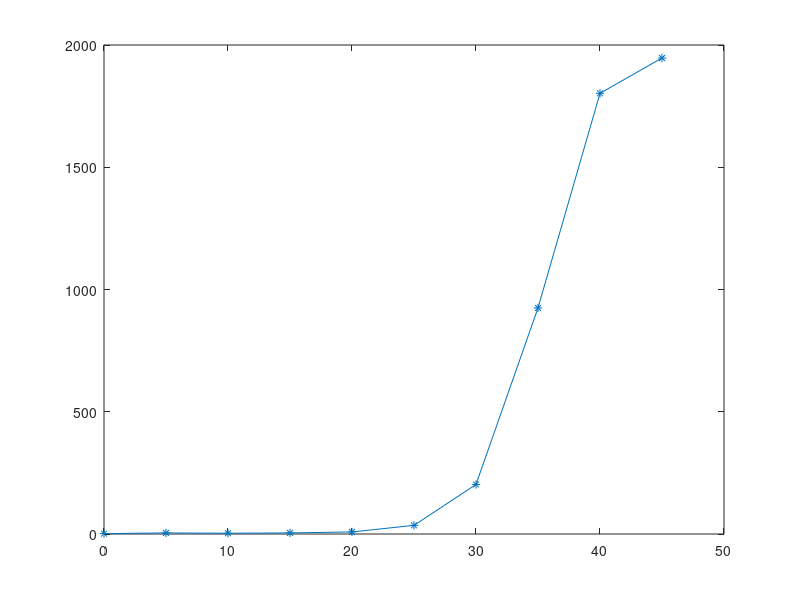
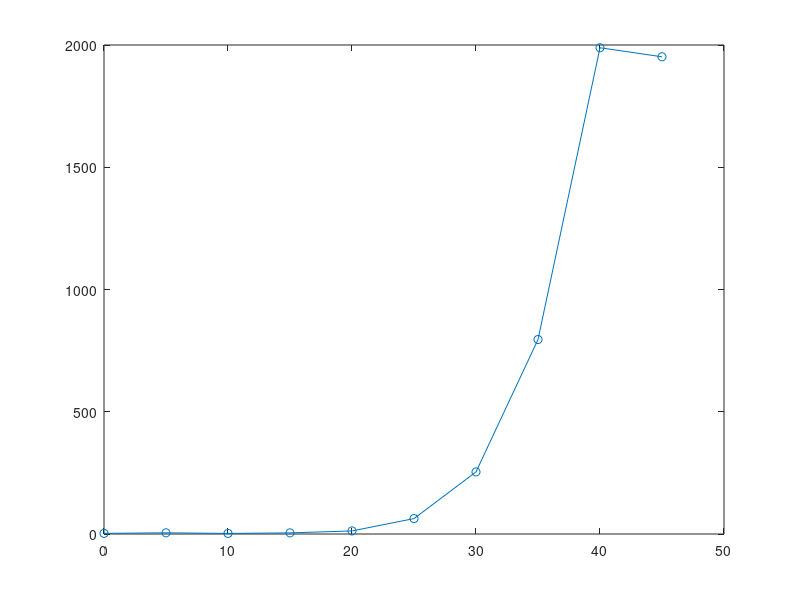
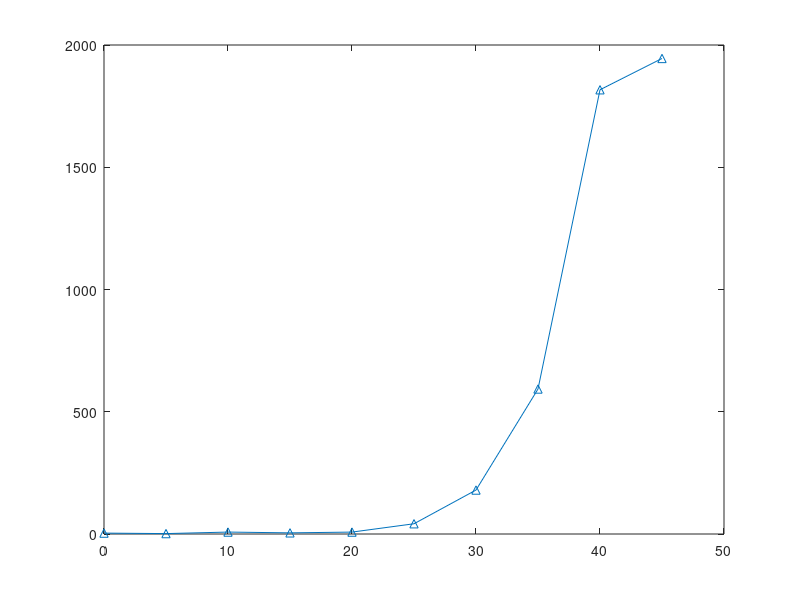
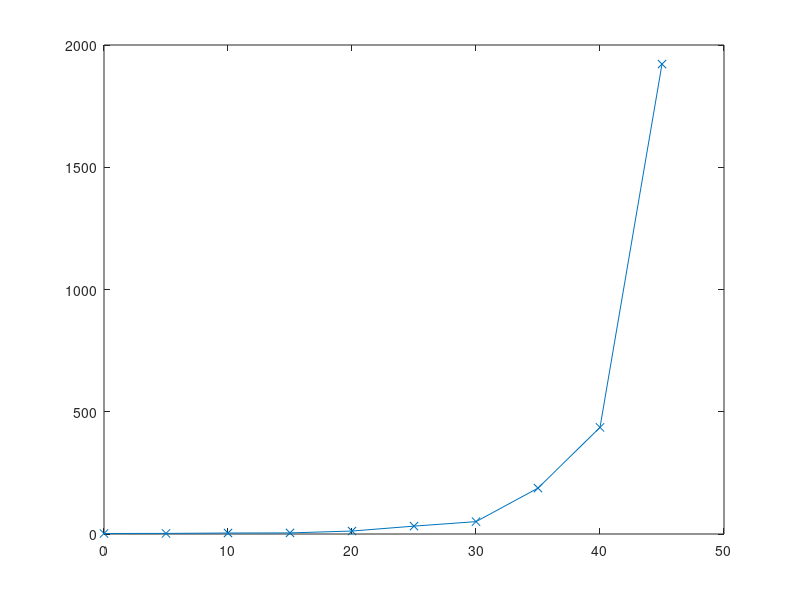

Recreate these plots in MATLAB, in order. (Note: this script raises an error after producing the figures.)
%% DATA

close all

Xaxis = [0 5 10 15 20 25 30 35 40 45];

Adatat = [
1.9469e+03
1.8024e+03
924.7860
202.6205
35.3662
8.4470
4.4954
3.1889
4.3660
1.6048]';

Adatat = fliplr(Adatat);

Adatai = [
138.3000
99.6000
414.8000
339.8000
172.8000
124.9000
115.5000
114.6000
78.3000
45.3000]';

Adatai = fliplr(Adatai);

Bdatat = [
1.9518e+03
1.9888e+03
795.4580
253.9320
63.0361
12.5723
4.5566
2.3785
4.8358
2.6226]';

Bdatat = fliplr(Bdatat);

Bdatai = [  
139.3000
97.8000
417.7000
396.9000
180.6000
91.1000
104.7000
104
57.9000
73]';

Bdatai = fliplr(Bdatai);


Cdatat = [1.9449e+03
1.8169e+03
593.0030
179.7519
41.8708
7.8139
4.6988
7.8976
1.6663
3.6637]';

Cdatat = fliplr(Cdatat);

Cdatai = [
76.4000
627.1000
362.7000
419.5000
184.7000
148.1000
138.2000
249.5000
72.3000
132.5000]';

Cdatai = fliplr(Cdatai)


Ddatat = [2.1321 2.456 4.0442 4.5021 12.1196 32.2437 50.5501 187.665 436.073 1921.87];

Ddatai = [
421
231.5000
229.5000
134.2000
219.1000
188.3000
105.8000
114.7000
58.8000
55.5000]';

Ddatai = fliplr(Ddatai);


%% PLOTS

close all

%TIME
figure;
plot(Xaxis, Adatat,'-*')

figure;
plot(Xaxis, Bdatat, '-o')

figure;
plot(Xaxis, Cdatat, '-^')

figure;
plot(Xaxis, Ddatat, '-x')


%ITERATION
figure;
plot(Xaxis, Adatai,'-*')

figure;
plot(Xaxis, Bdatai, '-o')

figure;
plot(Xaxis, Cdatai, '-^')

figure;
plot(Xaxis, Ddatai, '-x')
%%
close all

figure;
plot(Xaxis, Adatat, '-b*', Xaxis, Bdatat, '-go', Xaxis, Cdatat, '-cx', Xaxis, Ddatat, '-m^')
legend('A-data', 'B-data', 'C-data', 'D-data')

figure;
plot(Xaxis, Adatai, '-b*', Xaxis, Bdatai, '-go', Xaxis, Cdatai, '-cx', Xaxis, Ddatai, '-m^')
legend('A-data', 'B-data', 'C-data', 'D-data')


%% LNSMODEL0.4 (SUPERRANDOM)
% D5
% 4,9630
% 44,6060
% 67,0520
% 31,6690
% 504,7300
% 92,7370
% 14,3180
% 599,9600
% 5,3650
% 599,9600
% 
% D45
% 558,8600
% 542,1600
% 371,5000
% 568,4800
% 535,1900
% 583,2400
% 484,9400
% 575,5200
% 589,0700
% 591,3500
% 
% D40
% 593,0500
% 594,2800
% 591,5300
% 590,1900
% 591,9300
% 594,4600
% 591,2300
% 598,0400
% 597,0600
% 592,4800
% 
% 
% D35
% 599,7700
% 597,7700
% 598,9200
% 597,4300
% 599,2800
% 599,4400
% 598,9900
% 599,4200
% 599,6700
% 598,4900
% 
% D30
% 599,9900
% 599,7700
% 599,5300
% 599,5400
% 599,5400
% 599,9000
% 599,8000
% 599,8500
% 599,3800
% 599,9400
% 
% D25
% 599,7900
% 594,7100
% 599,8900
% 599,8400
% 301,5800
% 599,8500
% 563,6300
% 599,9800
% 599,9800
% 218
% 
% D20
% 13,4890
% 23,3900
% 142,2600
% 172,2800
% 28,1070
% 110,0300
% 72,9150
% 599,9700
% 210,1100
% 316,4500
% 
% D15
% 318,200
% 105,6700
% 131,9900
% 39,4220
% 59,8950
% 134,1500
% 12,7770
% 44,5310
% 330,1200
% 15,2800
% 
% D10
% 8,3890
% 13,9750
% 211,1600
% 83,8030
% 130,6500
% 12,1030
% 26,6780
% 67,7940
% 15,5200
% 61,9430
% 
% D0
% 240,8200
% 599,9900
% 106,8800
% 62,1180
% 6,9360
% 29,2440
% 192,4700
% 45,0280
% 19,7390
% 18,1720
% 
% 
% 
% %%
% 
% C0
% 306,8000
% 6,4570
% 391,1300
% 6,2740
% 60,1110
% 20,0560
% 6,0510
% 5,2360
% 118,7700
% 18,8400
% 
% C5
% 1,9090
% 12,8390
% 15,3410
% 13,3640
% 6,5550
% 10,4280
% 27,9580
% 40,5020
% 17,4800
% 599,9800
% 
% C10
% 4,7100
% 20,2830
% 6,2420
% 39,0230
% 408,1100
% 8,0390
% 6,3790
% 25,6770
% 1,8690
% 8,7410
% 
% C15
% 7,5210
% 96,7670
% 130,4500
% 11,3910
% 3,5460
% 28,7800
% 38,5870
% 43,8430
% 34,6900
% 9,3160
% 
% C20
% 189,0200
% 18,8750
% 36,5730
% 165,9900
% 52,5760
% 9,6280
% 77,4840
% 271,1000
% 61,1110
% 599,9000
% 
% 
% C25
% 599,9200
% 298,0700
% 223,4100
% 599,9700
% 599,7800
% 599,6100
% 497,1500
% 50,8530
% 305,3800
% 365,6500
% 
% C30
% 597,9400
% 598,6700
% 599,2800
% 599,4300
% 599,6500
% 598,9500
% 597,1400
% 597,8600
% 599,5700
% 598,7000
% 
% C35
% 578,9400
% 575,8800
% 577,3800
% 562,8400
% 585,0100
% 591,1900
% 597,8800
% 574,6300
% 596,3600
% 584,6900
% 
% C40
% 416,2700
% 439,0300
% 330,4200
% 501,8200
% 446,7000
% 591,4600
% 504,3600
% 526,1200
% 573,5500
% 558,0800
% 
% 
% C45
% 10,0850
% 10,3580
% 9,8250
% 10,5090
% 7,1120
% 9,5780
% 5,0310
% 8,6990
% 7,1340
% 6,9770
% 
% 
% %%
% 
% B0
% 218,9900
% 2,8780
% 309,7000
% 8,7990
% 27,4230
% 10,5030
% 4,5430
% 30,5140
% 44,5660
% 
% B5
% 482,2600
% 17,2150
% 12,5950
% 59,7280
% 80,9070
% 13,9200
% 226,8400
% 4,7590
% 244,0300
% 599,9700
% 
% 
% B10
% 18,5840
% 14,6270
% 109,7600
% 25,7250
% 1,1660
% 62,2280
% 126,9800
% 69,6580
% 42,0630
% 86,8340
% 
% B15
% 10,4080
% 32,4590
% 599,8900
% 15,8880
% 599,9800
% 20,6500
% 126,0400
% 147,4000
% 599,9700
% 39,4590
% 
% B20
% 599,9300
% 302,9300
% 120,6000
% 176,1700
% 196,6900
% 599,6200
% 360,1000
% 599,8800
% 216,8400
% 599,7200
% 
% B25
% 599,3800
% 599,2000
% 599,6200
% 599,4700
% 598,7800
% 598,5600
% 599,8700
% 599,6200
% 598,5600
% 444,1000
% 
% B30
% 592,7400
% 597,3700
% 595,6000
% 594,7500
% 595,7600
% 597,1200
% 588,0800
% 598,5300
% 593,9800
% 597,7400
% 
% B35
% 551,2100
% 558,8900
% 591,9400
% 594,8000
% 579,0300
% 576,7300
% 576,2600
% 583,4700
% 582,7300
% 595,2000
% 
% B40
% 483,4000
% 319,8400
% 5,6150
% 332,4300
% 382,3200
% 318,7900
% 491,9900
% 314,2900
% 534,4300
% 4,7180
% 
% 
% B45
% 7,2880
% 11,2630
% 15,7170
% 20,9350
% 18,5960
% 14,5240
% 10,4530
% 17,0970
% 6,8040
% 10,1860
% 
% %%
% 
% A0
% 68,7470
% 2,7680
% 29,4370
% 9,2510
% 599,8500
% 9,0560
% 118,0300
% 4,0060
% 599,9600
% 9,7640
% 
% A5
% 7,6120
% 34,2490
% 10,8760
% 254,1300
% 327,5600
% 6,9570
% 27,4240
% 23,7860
% 42,5200
% 17,5240
% 
% A10
% 29,7100
% 9,4860
% 9,2230
% 101,7900
% 153,2800
% 5,7950
% 24,5820
% 599,9800
% 14,6400
% 12,8460
% 
% A15
% 284,7800
% 276,5800
% 18,1120
% 31,9540
% 16,7160
% 109,1700
% 16,1470
% 4,2030
% 276,0500
% 51,4270
% 
% 
% A20
% 505,0400
% 151,5800
% 18,6670
% 250,8100
% 198,8100
% 16,4590
% 160,3000
% 99,0750
% 599,9900
% 162,6600
% 
% A25
% 599,1500
% 134,6800
% 199,4200
% 599,3200
% 599,8500
% 599,7200
% 278,8900
% 355,6400
% 599,6000
% 599,4400    
% 
% A30
% 592,7000
% 595,1600
% 596,5800
% 591,2600
% 592,7300
% 598,5700
% 597,1900
% 596,0200
% 593,3500
% 599,5000
% 
% A35
% 569,8300
% 575,3700
% 522,8000
% 586,4400
% 583,9500
% 556,4700
% 571,9500
% 595,7000
% 570,5600
% 535,4800
% 
% A40
% 578,7500
% 450,1300
% 530,3400
% 512,9300
% 597,4900
% 409,9000
% 421,7100
% 314,6000
% 510,2500
% 366,1300
% 
% A45
% 10,4260
% 11,9610
% 12,3460
% 6,7440
% 9,0040
% 14,5960
% 7,7280
% 10,7830
% 12,9610
% 11,9800

%% LNSMODELLIST0.4

A0
3,001
0,429
0,575
2,039
0,392
3,041
0,893
0,439
2,297
2,942

A5
4,181
0,458
2,182
1,157
5,14
7,676
8,01
5,829
3,596
5,431

A10
0,573
3,207
3,25
3,287
2,919
3,078
2,746
5,429
3,782
3,618

A15
0,933
2,493
12,349
3,438
1,451
4,18
4,257
1,639
12,956
1,258

A20
11,871
4,247
2,362
11,705
13,194
5,981
5,237
11,333
10,644
7,896

A25
52,559
27,003
22,993
28,576
42,181
54,267
23,023
17,372
36,383
49,305

A30
143,4
157
405,69
2404
273,63
168,27
205,27
118,14
225,87
88,535

A35
926,2
1145,9
965,23
879,46
1997,7
484,58
628,67
949,83
505,79
764,5

A40
1973,7
1338,7
1997
2000
1843,5
1020,6
1949,6
1996,8
1934,8
1969,1

A45
1956,6
1954,2
1901,5
1971,2
1948
1991
1957,7
1999,4
1824,9
1964

B0
5,797
1,136
0,676
0,833
3,988
3,393
1,316
0,372
7,176
1,539

B5
11,523
2,926
2,165
4,493
3,145
5,121
4,683
6,773
3,328
4,201

B10
2,489
0,356
1,91
2,819
0,493
3,267
2,087
3,328
2,012
5,024

B15
1,539
5,98
5,766
5,761
7,296
3,222
3,035
8,523
3,117
1,327

B20
10667
7,646
3,844
15,406
5,949
24,259
13,771
11,232
10,082
22,867

B25
46,061
74,187
62,961
72,301
71,287
98,333
38,953
32,316
100,53
33,432

B30
229,79
247,41
207,47
206,13
229,45
117,9
383,7
498,09
139,95
279,43

B35
1086,1
735,38
583,94
1065,2
522,68
736,77
601,76
509,25
776,3
1337,2

B40
1998,8
1999,7
1999,7
1980,5
1947,4
1999,5
1998,7
1998
1999,9
1966,2

B45
1894
1841,9
1999,9
1998,6
1956,7
1993
19832
1990
1960
1900,3

C0
6,527
1,454
0,255
611
2,478
4,233
2,988
2,825
0,64
9,127

C5
0,325
3,525
2,354
1,364
2,082
1,516
1,049
0,695
0,524
3,229

C10
6,724
0,963
4,697
3,102
0,786
4,604
3,36
41,684
3,707
9,349

C15
11,467
1,372
9,78
3,139
0,682
2,905
0,326
9,554
5,126
2,637

C20
6,424
12,411
5,277
11,979
6,166
2,88
8,321
13,571
8,313
2,797

C25
85,101
35,426
29,447
37,013
45,649
52,914
55,976
11,171
32,622
33,389

C30
279,98
76,028
211,41
147,15
156,56
77,721
184,95
208,73
359,1
95,89

C35
350,89
477,75
554,73
1154,1
653,99
373,79
755,29
578,36
450,18
580,95

C40
1998,1
1995,7
1999,3
1472,3
1456,4
1999,5
1825,9
1981,2
1441
1999,5

C45
1852,1
1925
1878,1
1991,3
1989,4
1987,2
1999,5
1846,7
1999,7
1979,9

D0
2,538
1,815
0,78
2,937
0,9
1,625
4,742
2,76
0,566
2,658

D5
3,549
2,228
1,063
1,926
1,702
0,635
1,959
3,544
6,112
1,842

D10
3,445
1,836
1,99
3,02
1,231
7,737
1,338
2,217
3,845
13,783

D15
4,143
7,744
8,578
5,901
1,299
1,233
4,187
1,363
7,934
2,639

D20
4,692
2,113
9,595
5,082
8,512
4,912
10,073
2,068
71,264
2,885

D25
83,064
20,82
12,96
96,78
16,305
11,232
29,019
11,691
27,03
13,536

D30
33,934
49,454
42,111
59,431
33,64
77,135
40,953
43,615
77412
47,816

D35
119,36
283,68
232,22
155,46
162,51
184,54
193,19
179,13
159,18
207,38

D40
559,74
583,76
374,29
481,68
398,75
304,44
478,13
331,24
359,95
488,75

D45
1551,1
1999
1998,4
2000
1999,5
1995,4
1999,1
1679
1999,2
1998

